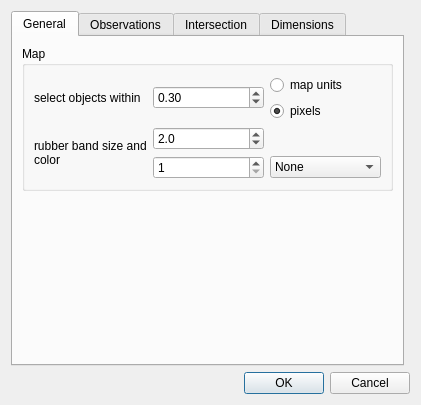
<?xml version="1.0" encoding="UTF-8"?>
<ui version="4.0">
 <class>Settings</class>
 <widget class="QDialog" name="Settings">
  <property name="geometry">
   <rect>
    <x>0</x>
    <y>0</y>
    <width>421</width>
    <height>405</height>
   </rect>
  </property>
  <property name="windowTitle">
   <string>Intersect It :: settings</string>
  </property>
  <layout class="QGridLayout" name="gridLayout">
   <item row="6" column="0" colspan="2">
    <widget class="QDialogButtonBox" name="buttonBox">
     <property name="orientation">
      <enum>Qt::Horizontal</enum>
     </property>
     <property name="standardButtons">
      <set>QDialogButtonBox::Cancel|QDialogButtonBox::Ok</set>
     </property>
    </widget>
   </item>
   <item row="0" column="0">
    <widget class="QTabWidget" name="tabWidget">
     <property name="currentIndex">
      <number>0</number>
     </property>
     <widget class="QWidget" name="generalTab">
      <attribute name="title">
       <string>General</string>
      </attribute>
      <layout class="QGridLayout" name="gridLayout_10">
       <item row="2" column="0">
        <spacer name="verticalSpacer_2">
         <property name="orientation">
          <enum>Qt::Vertical</enum>
         </property>
         <property name="sizeHint" stdset="0">
          <size>
           <width>20</width>
           <height>40</height>
          </size>
         </property>
        </spacer>
       </item>
       <item row="0" column="0">
        <widget class="QGroupBox" name="selectGroup">
         <property name="title">
          <string>Map</string>
         </property>
         <layout class="QGridLayout" name="gridLayout_3">
          <item row="2" column="1">
           <widget class="QDoubleSpinBox" name="rubberWidth">
            <property name="toolTip">
             <string extracomment="Width of the selected distance circles used for triangulation."/>
            </property>
            <property name="decimals">
             <number>1</number>
            </property>
            <property name="singleStep">
             <double>1.000000000000000</double>
            </property>
            <property name="value">
             <double>2.000000000000000</double>
            </property>
           </widget>
          </item>
          <item row="1" column="1">
           <widget class="QDoubleSpinBox" name="selectTolerance">
            <property name="singleStep">
             <double>0.100000000000000</double>
            </property>
            <property name="value">
             <double>0.300000000000000</double>
            </property>
           </widget>
          </item>
          <item row="1" column="0">
           <widget class="QLabel" name="label">
            <property name="text">
             <string>select objects within</string>
            </property>
           </widget>
          </item>
          <item row="2" column="2">
           <widget class="QLabel" name="rubberColor">
            <property name="text">
             <string/>
            </property>
           </widget>
          </item>
          <item row="1" column="2">
           <widget class="QWidget" name="units" native="true">
            <property name="sizePolicy">
             <sizepolicy hsizetype="Preferred" vsizetype="Preferred">
              <horstretch>0</horstretch>
              <verstretch>0</verstretch>
             </sizepolicy>
            </property>
            <layout class="QGridLayout" name="gridLayout_2">
             <property name="margin">
              <number>0</number>
             </property>
             <item row="2" column="0">
              <widget class="QRadioButton" name="pixels">
               <property name="text">
                <string>pixels</string>
               </property>
               <property name="checked">
                <bool>true</bool>
               </property>
               <attribute name="buttonGroup">
                <string notr="true">selectUnits</string>
               </attribute>
              </widget>
             </item>
             <item row="1" column="0">
              <widget class="QRadioButton" name="map">
               <property name="text">
                <string>map units</string>
               </property>
               <property name="checked">
                <bool>false</bool>
               </property>
               <attribute name="buttonGroup">
                <string notr="true">selectUnits</string>
               </attribute>
              </widget>
             </item>
            </layout>
           </widget>
          </item>
          <item row="3" column="2">
           <widget class="QComboBox" name="rubberIcon">
            <item>
             <property name="text">
              <string>None</string>
             </property>
            </item>
            <item>
             <property name="text">
              <string>+</string>
             </property>
            </item>
            <item>
             <property name="text">
              <string>X</string>
             </property>
            </item>
            <item>
             <property name="text">
              <string>□</string>
             </property>
            </item>
            <item>
             <property name="text">
              <string>O</string>
             </property>
            </item>
           </widget>
          </item>
          <item row="3" column="1">
           <widget class="QSpinBox" name="rubberSize">
            <property name="minimum">
             <number>1</number>
            </property>
            <property name="maximum">
             <number>50</number>
            </property>
           </widget>
          </item>
          <item row="2" column="0" rowspan="2">
           <widget class="QLabel" name="label_2">
            <property name="text">
             <string>rubber band size and color</string>
            </property>
            <property name="wordWrap">
             <bool>true</bool>
            </property>
           </widget>
          </item>
         </layout>
        </widget>
       </item>
      </layout>
     </widget>
     <widget class="QWidget" name="observationTab">
      <attribute name="title">
       <string>Observations</string>
      </attribute>
      <layout class="QFormLayout" name="formLayout_2">
       <item row="0" column="0">
        <widget class="QGroupBox" name="groupBox">
         <property name="title">
          <string>Distances</string>
         </property>
         <layout class="QGridLayout" name="gridLayout_7">
          <item row="0" column="0">
           <widget class="QLabel" name="label_9">
            <property name="text">
             <string>Snapping</string>
            </property>
           </widget>
          </item>
          <item row="0" column="1" colspan="2">
           <widget class="QComboBox" name="obsDistanceSnapping">
            <item>
             <property name="text">
              <string>no</string>
             </property>
            </item>
            <item>
             <property name="text">
              <string>according to project settings</string>
             </property>
            </item>
            <item>
             <property name="text">
              <string>on vertex of all layers</string>
             </property>
            </item>
           </widget>
          </item>
          <item row="1" column="0" colspan="2">
           <widget class="QLabel" name="label_3">
            <property name="text">
             <string>Default precision for distances [m]</string>
            </property>
           </widget>
          </item>
          <item row="1" column="2">
           <widget class="QDoubleSpinBox" name="obsDefaultPrecisionDistance">
            <property name="decimals">
             <number>4</number>
            </property>
            <property name="maximum">
             <double>100.000000000000000</double>
            </property>
            <property name="singleStep">
             <double>0.005000000000000</double>
            </property>
            <property name="value">
             <double>0.025000000000000</double>
            </property>
           </widget>
          </item>
         </layout>
        </widget>
       </item>
       <item row="2" column="0">
        <widget class="QGroupBox" name="groupBox_3">
         <property name="title">
          <string>Orientations</string>
         </property>
         <layout class="QGridLayout" name="gridLayout_8">
          <item row="0" column="0">
           <widget class="QLabel" name="label_4">
            <property name="enabled">
             <bool>true</bool>
            </property>
            <property name="text">
             <string>Default precision for orientations [°]</string>
            </property>
           </widget>
          </item>
          <item row="1" column="1">
           <widget class="QDoubleSpinBox" name="obsOrientationLength">
            <property name="decimals">
             <number>1</number>
            </property>
            <property name="value">
             <double>8.000000000000000</double>
            </property>
           </widget>
          </item>
          <item row="1" column="0">
           <widget class="QLabel" name="label_8">
            <property name="text">
             <string>Length of drawn line</string>
            </property>
           </widget>
          </item>
          <item row="0" column="1">
           <widget class="QDoubleSpinBox" name="obsOrientationDefaultPrecision">
            <property name="enabled">
             <bool>true</bool>
            </property>
            <property name="maximum">
             <double>2.000000000000000</double>
            </property>
            <property name="singleStep">
             <double>0.100000000000000</double>
            </property>
            <property name="value">
             <double>0.500000000000000</double>
            </property>
           </widget>
          </item>
         </layout>
        </widget>
       </item>
       <item row="1" column="0" colspan="2">
        <widget class="Line" name="line_2">
         <property name="minimumSize">
          <size>
           <width>30</width>
           <height>0</height>
          </size>
         </property>
         <property name="orientation">
          <enum>Qt::Horizontal</enum>
         </property>
        </widget>
       </item>
      </layout>
     </widget>
     <widget class="QWidget" name="intersectionTab">
      <attribute name="title">
       <string>Intersection</string>
      </attribute>
      <layout class="QGridLayout" name="gridLayout_4">
       <item row="5" column="0">
        <spacer name="verticalSpacer_3">
         <property name="orientation">
          <enum>Qt::Vertical</enum>
         </property>
         <property name="sizeHint" stdset="0">
          <size>
           <width>20</width>
           <height>40</height>
          </size>
         </property>
        </spacer>
       </item>
       <item row="1" column="0">
        <widget class="Line" name="line">
         <property name="orientation">
          <enum>Qt::Horizontal</enum>
         </property>
        </widget>
       </item>
       <item row="2" column="0">
        <widget class="QGroupBox" name="groupBox_4">
         <property name="title">
          <string>Advanced intersection</string>
         </property>
         <layout class="QGridLayout" name="gridLayout_11">
          <item row="3" column="0">
           <widget class="QCheckBox" name="advancedIntersectionWriteReport">
            <property name="text">
             <string>write intersection report in field</string>
            </property>
           </widget>
          </item>
          <item row="2" column="0">
           <widget class="QCheckBox" name="advancedIntersectionWritePoint">
            <property name="text">
             <string>write point in layer</string>
            </property>
           </widget>
          </item>
          <item row="1" column="1">
           <widget class="QSpinBox" name="intersecLSmaxIter">
            <property name="value">
             <number>15</number>
            </property>
           </widget>
          </item>
          <item row="0" column="2">
           <widget class="QLabel" name="label_6">
            <property name="text">
             <string>m</string>
            </property>
           </widget>
          </item>
          <item row="0" column="0">
           <widget class="QLabel" name="label_5">
            <property name="text">
             <string>Least-squares Convergence threshold</string>
            </property>
            <property name="wordWrap">
             <bool>true</bool>
            </property>
           </widget>
          </item>
          <item row="1" column="0">
           <widget class="QLabel" name="label_7">
            <property name="text">
             <string>Maximum iterations</string>
            </property>
           </widget>
          </item>
          <item row="0" column="1">
           <widget class="QDoubleSpinBox" name="advancedIntersecLSconvergeThreshold">
            <property name="decimals">
             <number>4</number>
            </property>
            <property name="maximum">
             <double>1.000000000000000</double>
            </property>
            <property name="singleStep">
             <double>0.010000000000000</double>
            </property>
            <property name="value">
             <double>0.000500000000000</double>
            </property>
           </widget>
          </item>
          <item row="2" column="1" colspan="2">
           <widget class="QComboBox" name="advancedIntersectionLayer">
            <property name="enabled">
             <bool>false</bool>
            </property>
            <property name="sizeAdjustPolicy">
             <enum>QComboBox::AdjustToContents</enum>
            </property>
           </widget>
          </item>
          <item row="3" column="1" colspan="2">
           <widget class="QComboBox" name="reportField">
            <property name="enabled">
             <bool>false</bool>
            </property>
            <property name="sizeAdjustPolicy">
             <enum>QComboBox::AdjustToContents</enum>
            </property>
           </widget>
          </item>
          <item row="4" column="0" colspan="3">
           <widget class="QCheckBox" name="advancedIntersectionPlaceDimension">
            <property name="text">
             <string>place dimensions</string>
            </property>
           </widget>
          </item>
         </layout>
        </widget>
       </item>
       <item row="0" column="0">
        <widget class="QGroupBox" name="groupBox_5">
         <property name="title">
          <string>Simple intersection</string>
         </property>
         <layout class="QGridLayout" name="gridLayout_12">
          <item row="0" column="0">
           <widget class="QCheckBox" name="simpleIntersectionWritePoint">
            <property name="text">
             <string>write point in layer</string>
            </property>
           </widget>
          </item>
          <item row="0" column="1">
           <widget class="QComboBox" name="simpleIntersectionLayer">
            <property name="enabled">
             <bool>false</bool>
            </property>
            <property name="sizeAdjustPolicy">
             <enum>QComboBox::AdjustToContents</enum>
            </property>
           </widget>
          </item>
          <item row="1" column="0" colspan="2">
           <widget class="QCheckBox" name="simpleIntersectionPlaceDimension">
            <property name="text">
             <string>place dimensions</string>
            </property>
           </widget>
          </item>
         </layout>
        </widget>
       </item>
      </layout>
     </widget>
     <widget class="QWidget" name="dimensionTab">
      <attribute name="title">
       <string>Dimensions</string>
      </attribute>
      <layout class="QGridLayout" name="gridLayout_9">
       <item row="0" column="2">
        <widget class="QComboBox" name="dimensionLayer"/>
       </item>
       <item row="1" column="2">
        <widget class="QComboBox" name="observationField"/>
       </item>
       <item row="3" column="1">
        <widget class="QCheckBox" name="dimensionWritePrecision">
         <property name="text">
          <string>place precision in</string>
         </property>
        </widget>
       </item>
       <item row="3" column="2">
        <widget class="QComboBox" name="precisionField">
         <property name="enabled">
          <bool>false</bool>
         </property>
        </widget>
       </item>
       <item row="1" column="1">
        <widget class="QCheckBox" name="dimensionWriteMeasure">
         <property name="text">
          <string>place observation value in</string>
         </property>
         <property name="checked">
          <bool>true</bool>
         </property>
        </widget>
       </item>
       <item row="1" column="0">
        <spacer name="horizontalSpacer">
         <property name="orientation">
          <enum>Qt::Horizontal</enum>
         </property>
         <property name="sizeType">
          <enum>QSizePolicy::Fixed</enum>
         </property>
         <property name="sizeHint" stdset="0">
          <size>
           <width>20</width>
           <height>20</height>
          </size>
         </property>
        </spacer>
       </item>
       <item row="5" column="1">
        <spacer name="verticalSpacer">
         <property name="orientation">
          <enum>Qt::Vertical</enum>
         </property>
         <property name="sizeHint" stdset="0">
          <size>
           <width>20</width>
           <height>40</height>
          </size>
         </property>
        </spacer>
       </item>
       <item row="2" column="1">
        <widget class="QCheckBox" name="dimensionWriteType">
         <property name="text">
          <string>place observation type in</string>
         </property>
        </widget>
       </item>
       <item row="2" column="2">
        <widget class="QComboBox" name="typeField">
         <property name="enabled">
          <bool>false</bool>
         </property>
        </widget>
       </item>
       <item row="4" column="0" colspan="3">
        <widget class="QCheckBox" name="dimensionCheckType">
         <property name="text">
          <string>Check type when editing</string>
         </property>
        </widget>
       </item>
       <item row="0" column="0" colspan="2">
        <widget class="QLabel" name="label_10">
         <property name="text">
          <string>place dimensions in layer</string>
         </property>
        </widget>
       </item>
      </layout>
     </widget>
    </widget>
   </item>
  </layout>
 </widget>
 <tabstops>
  <tabstop>buttonBox</tabstop>
 </tabstops>
 <resources/>
 <connections>
  <connection>
   <sender>buttonBox</sender>
   <signal>accepted()</signal>
   <receiver>Settings</receiver>
   <slot>accept()</slot>
   <hints>
    <hint type="sourcelabel">
     <x>263</x>
     <y>339</y>
    </hint>
    <hint type="destinationlabel">
     <x>157</x>
     <y>166</y>
    </hint>
   </hints>
  </connection>
  <connection>
   <sender>buttonBox</sender>
   <signal>rejected()</signal>
   <receiver>Settings</receiver>
   <slot>reject()</slot>
   <hints>
    <hint type="sourcelabel">
     <x>284</x>
     <y>339</y>
    </hint>
    <hint type="destinationlabel">
     <x>257</x>
     <y>166</y>
    </hint>
   </hints>
  </connection>
  <connection>
   <sender>dimensionWriteMeasure</sender>
   <signal>toggled(bool)</signal>
   <receiver>observationField</receiver>
   <slot>setEnabled(bool)</slot>
   <hints>
    <hint type="sourcelabel">
     <x>133</x>
     <y>85</y>
    </hint>
    <hint type="destinationlabel">
     <x>292</x>
     <y>98</y>
    </hint>
   </hints>
  </connection>
  <connection>
   <sender>dimensionWritePrecision</sender>
   <signal>toggled(bool)</signal>
   <receiver>precisionField</receiver>
   <slot>setEnabled(bool)</slot>
   <hints>
    <hint type="sourcelabel">
     <x>175</x>
     <y>154</y>
    </hint>
    <hint type="destinationlabel">
     <x>394</x>
     <y>174</y>
    </hint>
   </hints>
  </connection>
  <connection>
   <sender>dimensionWriteType</sender>
   <signal>toggled(bool)</signal>
   <receiver>typeField</receiver>
   <slot>setEnabled(bool)</slot>
   <hints>
    <hint type="sourcelabel">
     <x>241</x>
     <y>124</y>
    </hint>
    <hint type="destinationlabel">
     <x>393</x>
     <y>133</y>
    </hint>
   </hints>
  </connection>
  <connection>
   <sender>simpleIntersectionWritePoint</sender>
   <signal>toggled(bool)</signal>
   <receiver>simpleIntersectionLayer</receiver>
   <slot>setEnabled(bool)</slot>
   <hints>
    <hint type="sourcelabel">
     <x>119</x>
     <y>78</y>
    </hint>
    <hint type="destinationlabel">
     <x>119</x>
     <y>78</y>
    </hint>
   </hints>
  </connection>
  <connection>
   <sender>advancedIntersectionWritePoint</sender>
   <signal>toggled(bool)</signal>
   <receiver>advancedIntersectionLayer</receiver>
   <slot>setEnabled(bool)</slot>
   <hints>
    <hint type="sourcelabel">
     <x>119</x>
     <y>89</y>
    </hint>
    <hint type="destinationlabel">
     <x>119</x>
     <y>89</y>
    </hint>
   </hints>
  </connection>
  <connection>
   <sender>advancedIntersectionWriteReport</sender>
   <signal>toggled(bool)</signal>
   <receiver>reportField</receiver>
   <slot>setEnabled(bool)</slot>
   <hints>
    <hint type="sourcelabel">
     <x>119</x>
     <y>89</y>
    </hint>
    <hint type="destinationlabel">
     <x>119</x>
     <y>89</y>
    </hint>
   </hints>
  </connection>
 </connections>
 <buttongroups>
  <buttongroup name="selectUnits"/>
 </buttongroups>
</ui>
